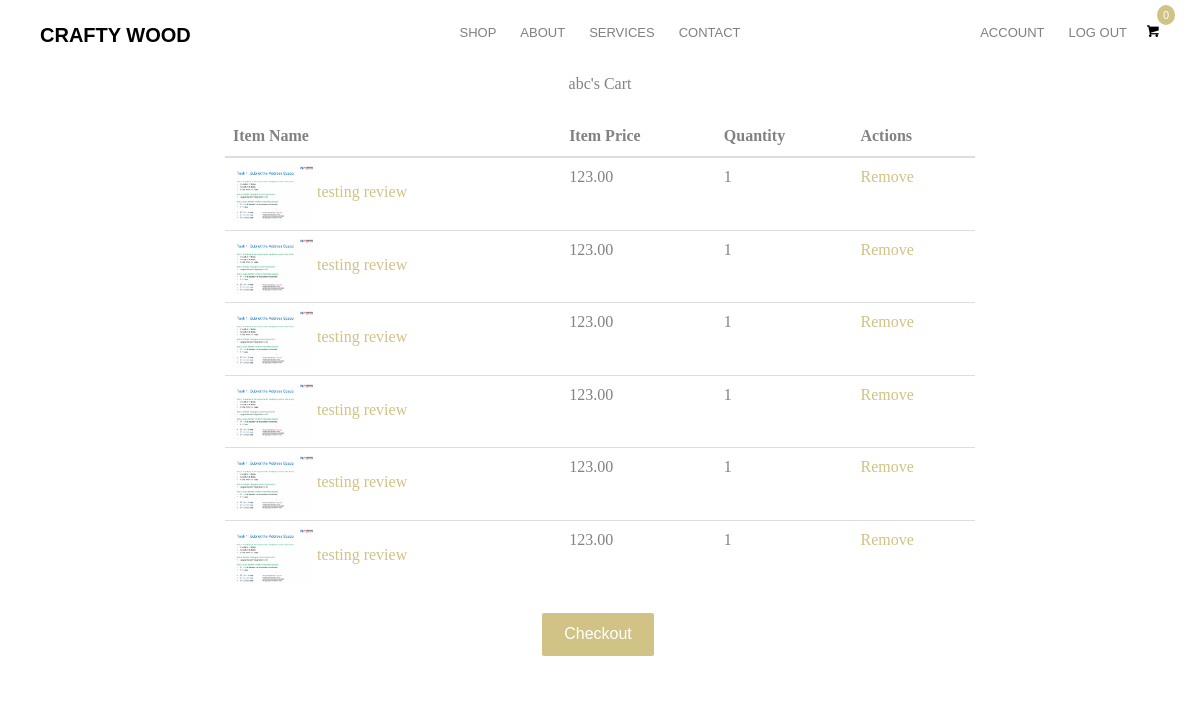
Page /cart (signed in) on the earlier database version.
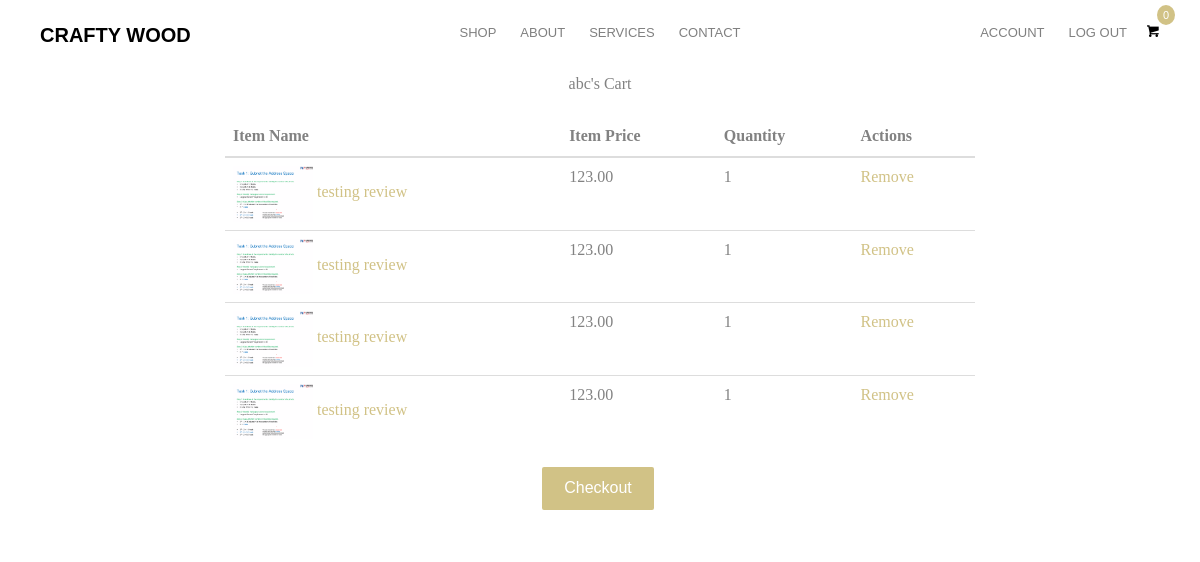
Same page on the later database version.
### ecommercesite/database.py (models this page shows)
class Items_In_Cart(db.Model):
    __tablename__ = 'items_in_cart'
    id = db.Column(db.Integer, primary_key=True)
    image_1 = db.Column(db.String(150), nullable=False, default='product-single-1.jpg')
    name = db.Column(db.String(80), nullable=False)
    price = db.Column(db.Numeric(10,2), nullable=False)
    quantity = db.Column(db.Integer, nullable=False, default='1')
    user_id = db.Column(db.Integer, db.ForeignKey('user.id'), nullable=False)

### ecommercesite/routes.py (the view)
@app.route('/cart', methods=['GET', 'POST'])
@login_required
def cart():
    cart_items = Items_In_Cart.query.filter_by(user_id=current_user.id).all()
    return render_template('cart.html', title='Shopping Cart', current_user=current_user, cart_items=cart_items)

### ecommercesite/database.py (called while the page is built)
@login_manager.user_loader
def load_user(user_id):
    return User.query.get(int(user_id))

### ecommercesite/templates/cart.html
{% extends 'layout.html' %}
{% block content %}
<div>
    <p class='text-center'>{{ current_user.username }}'s Cart</p>
</div>
<div class="page-wrapper">
  <div class="cart shopping">
    <div class="container">
      <div class="row">
        <div class="col-md-8 col-md-offset-2">
          <div class="block">
            <div class="product-list">
              <form method="post">
                <table class="table">
                  <thead>
                    <tr>
                      <th class="">Item Name</th>
                      <th class="">Item Price</th>
                      <th class="">Quantity</th>
                      <th class="">Actions</th>
                    </tr>
                  </thead>
                  <tbody>
                    {% for product in cart_items %}
                    <tr class="">
                      <td class="">
                        <div class="product-info">
                          <img width="80" src="{{url_for('static', filename='product_pics/' + product.image_1)}}" alt="" />
                          <a href="#!">{{ product.name }}</a>
                        </div>
                      </td>
                      <td class="">{{ product.price }}</td>
                      <td class="">{{ product.quantity }}</td>
                      <td class="">
                        <a class="product-remove" href="{{ url_for('delete_cart', id=product.id)}}">Remove</a>
                      </td>
                    </tr>
                    {% endfor %}
                  </tbody>
                </table>
              </form>
            </div>
          </div>
        </div>
      </div>
    </div>
  </div>
</div>
<div class="container text-center">
  <p>
    <a class="btn btn-primary" href="{{ url_for('checkout_details')}}">Checkout</a>
  </p>
</div>
{% endblock %}

Differences in the rows shown:
removed Items_In_Cart: image_1 (picture), name "testing review", price "123.00", quantity "1"
removed Items_In_Cart: image_1 (picture), name "testing review", price "123.00", quantity "1"
